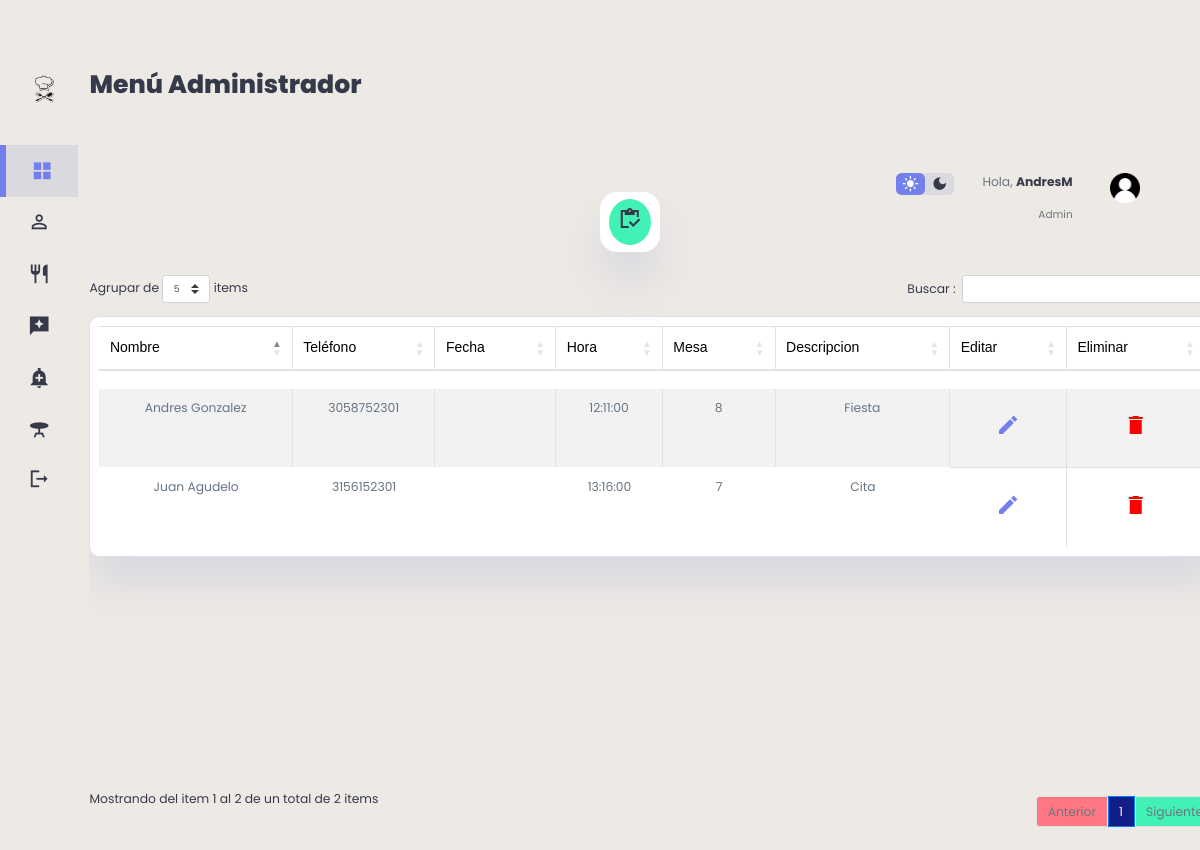
The app's page /admin/admin.php (signed in), older data.
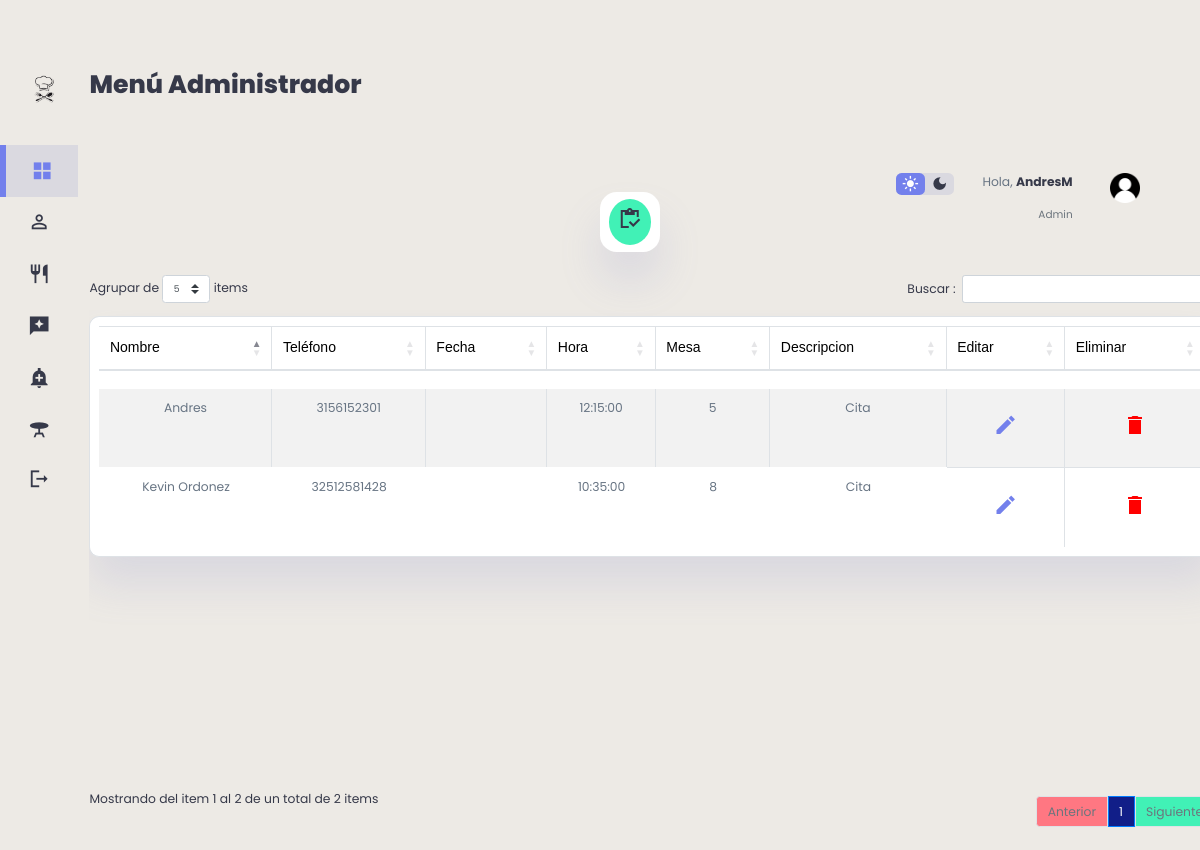
The same page, newer data.
### tables this page shows
CREATE TABLE `reservas` (
  `id_reserva` int(11) NOT NULL,
  `Nombre_Completo` varchar(200) DEFAULT NULL,
  `Telefono` varchar(11) NOT NULL,
  `Fecha_Reserva` date DEFAULT NULL,
  `Hora` time DEFAULT NULL,
  `Descripcion` varchar(400) DEFAULT NULL,
  `Mesa` int(11) NOT NULL,
  `Documento` int(11) NOT NULL
);

### admin/Admin.php (the view, shortened to what this page needs)
 <?php
    include("../db/conexion.php");
    $datos= "SELECT * FROM reservas";
?>
<!DOCTYPE html>
<html lang="en">
<head>
    <link rel="stylesheet" href="https://cdnjs.cloudflare.com/ajax/libs/twitter-bootstrap/4.1.3/css/bootstrap.css">
    <link rel="stylesheet" href="https://cdn.datatables.net/1.10.20/css/dataTables.bootstrap4.min.css">
    <link rel="stylesheet"a href="../admin/style.css">
</head>
<body>
<div class="content">
    <div class="container1">
        <aside>
            <div class="top">
                 <div class="logo">
                       <img src="img/icon.png">
                 </div>
            </div>
            <div class="sidebar">
                <a href="../admin/admin.php" class="active">
                     <span class="material-icons-sharp">grid_view</span>
                </a>
                <a href="../clientes/clientes.php">
                    <span class="material-icons-sharp">person_outline</span>
               </a>
               <a href="../platillos/platillos.php">
                    <span class="material-icons-sharp">restaurant</span>
               </a>
               <a href="../resenas/resenas.php">
                    <span class="material-icons-sharp">reviews</span>
                </a>
                <a href="../ventas/ventas.php">
                    <span class="material-icons-sharp">add_alert</span>
                </a>
                <a href="../mesas/mesa.php">
                    <span class="material-icons-sharp">table_bar</span>
                </a>
                <a href="../view/cerrar_sesion.php">
                    <span class="material-icons-sharp">logout</span>
                </a>
            </div>
        </aside>
        <main>
            <h1>Menú Administrador</h1>
            <br>
            <div class="recent-orders">
            <table id="tablax" border="0" cellspacing="5" cellpadding="5" class="table table-striped table-bordered" style="width:100%" >
            <div class="container2" style="margin-top: 10px;padding: 5px">
                <thead>
                    <tr>
                            <td> <font face="Arial" style="color: var(--color-info-dark); font-size: 1rem;">Nombre</font> </td>
                            <td> <font face="Arial" style="color: var(--color-info-dark); font-size: 1rem;">Teléfono</font> </td>
                            <td> <font face="Arial" style="color: var(--color-info-dark); font-size: 1rem;">Fecha</font> </td>
                            <td> <font face="Arial" style="color: var(--color-info-dark); font-size: 1rem;">Hora</font> </td>
                            <td> <font face="Arial" style="color: var(--color-info-dark); font-size: 1rem;">Mesa</font> </td>
                            <td> <font face="Arial" style="color: var(--color-info-dark); font-size: 1rem;">Descripcion</font> </td>
                            <td> <font face="Arial" style="color: var(--color-info-dark); font-size: 1rem;">Editar</font> </td>
                            <td> <font face="Arial" style="color: var(--color-info-dark); font-size: 1rem;">Eliminar</font> </td>
                        </tr>
                    </thead>
                </div>
                    <tbody>
                    <?php foreach ($conexion -> query($datos) as $row) {
                        ?>
                                <tr>
                                    <td><p><?php echo $row['Nombre_Completo'] ?></p></td>
                                    <td><p><?php echo $row['Telefono'] ?></p></td>
                                    <td><p><?php echo $row['Fecha'] ?></p></td>
                                    <td><p><?php echo $row['Hora'] ?></p></td>
                                    <td><p><?php echo $row['Mesa'] ?></p></td>
                                    <td><p><?php echo $row['Descripcion'] ?></p></td>
                                    <th><a href="actualizar.php?id_reserva=<?php echo $row['id_reserva']?>"> <span class="material-icons-sharp">edit</span> </a></th>
                                    <th><a href="delete.php?id_reserva=<?php echo $row['id_reserva']?>"> <span class="material-icons-sharp" style="color: red;">delete</span> </a></th>
                                </tr>
                        <?php
                        }
                    ?>
                    </tbody>
                </table>
            </div>
        </main>
        <div class="right">
            <div class="top">
                <div class="theme-toggler">
                    <span class="material-icons-sharp active">light_mode</span>
                    <span class="material-icons-sharp">dark_mode</span>
                </div>
                <div class="profile">
                    <div class="info">
                        <p>Hola, <b><?php echo $_SESSION['usuario']; ?></b></p>
                        <small class="text-muted">Admin</small>
                    </div>
                    <div class="profile-photo">
                       <img src="./img/user.png">
                    </div>
                </div>
            </div>
            <div class="sales-analytics">
                <div class="item customers">
                    <div class="icon">
                        <a target="_blank" href="../Rreservas/reservas.php"><span class="material-icons-sharp">inventory</span></a>
                    </div>
                </div>
            </div>
        </div>
    </div>
</div>
</body>
</html>

Row changes from the older to the newer data that the page shows:
removed reservas: Nombre_Completo "Juan Agudelo", Telefono "3156152301", Hora "13:16:00", Mesa "7", Descripcion "Cita"
changed reservas: Nombre_Completo "Andres Gonzalez" → "Andres"; Telefono "3058752301" → "3156152301"; Hora "12:11:00" → "12:15:00"; Mesa "8" → "5"; Descripcion "Fiesta" → "Cita"
added reservas: Nombre_Completo "Kevin Ordonez", Telefono "32512581428", Hora "10:35:00", Mesa "8", Descripcion "Cita"
